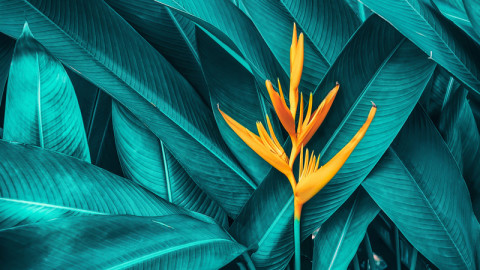
#> input picture 1.jpg, 480 x 270 px
$ jupyter execute 'task 4.3.ipynb'
#> lines starting #> are read from the running program, lines starting #| are printed output that depends on the picture
[cell 1]
import cv2
import numpy as np

[cell 2]
steve=cv2.imread("1.jpg")
#> steve is the input picture: shape (270, 480, 3); mean B, G, R 106.4, 108, 20.8

[cell 3]
elon=cv2.imread("2.jpg")
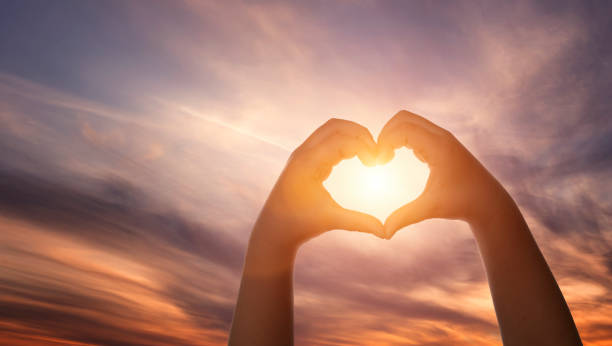
#> input picture 2.jpg, 612 x 346 px
#> elon is the input picture: shape (346, 612, 3); mean B, G, R 108.6, 122, 167.6

[cell 4]
steve.shape
#> Out = (270, 480, 3)

[cell 5]
elon.shape
#> Out = (346, 612, 3)

[cell 6]
steve1=steve[0:200,0:480]
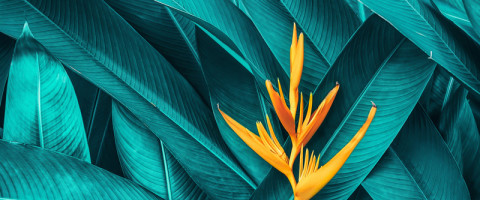
#> steve1: shape (200, 480, 3); mean B, G, R 102.2, 105.6, 23.6
elon1=elon[50:250,0:480]
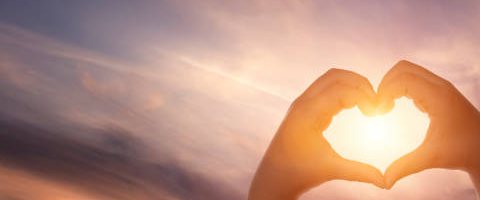
#> elon1: shape (200, 480, 3); mean B, G, R 131, 147.7, 188.8

[cell 7]
elon.shape
#> Out = (346, 612, 3)

[cell 8]
new=np.hstack((steve1,elon1))
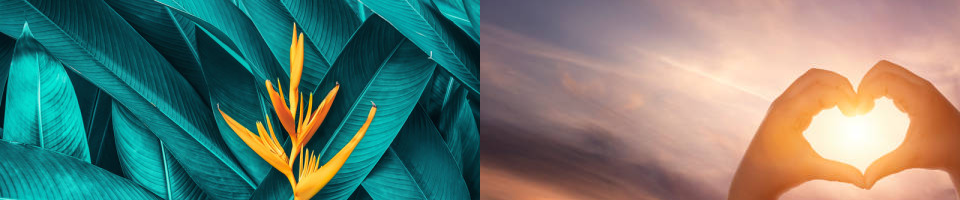
#> new: shape (200, 960, 3); mean B, G, R 116.6, 126.7, 106.2

[cell 9]
new.shape
#> Out = (200, 960, 3)
